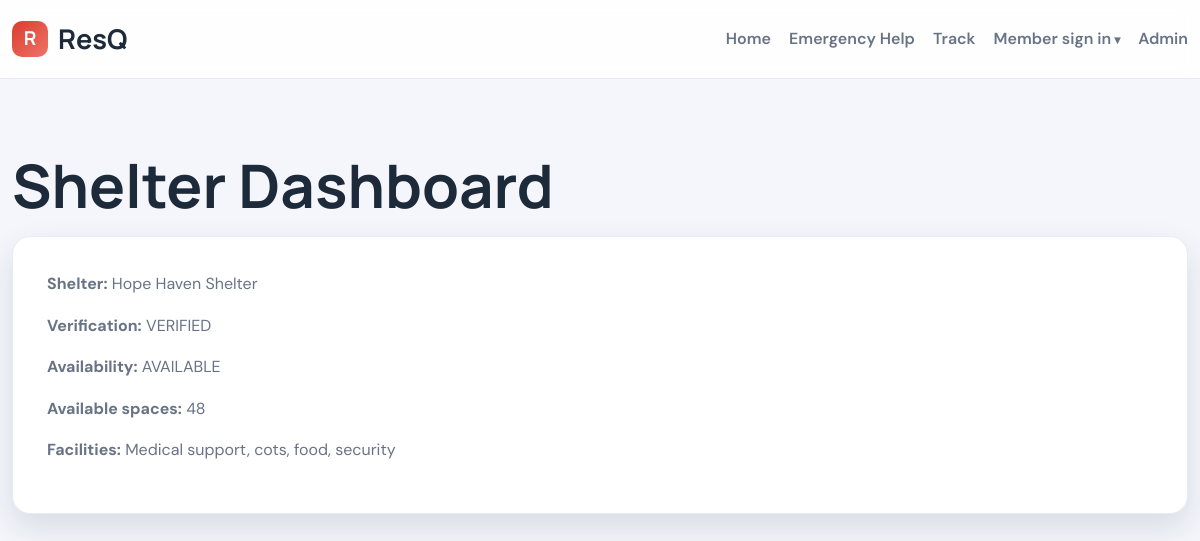
/shelter/dashboard (signed in), run on the app's committed database.
### app.py (models this page shows)
class ShelterProvider(db.Model):
    id = db.Column(db.Integer, primary_key=True)
    shelter_name = db.Column(db.String(160), nullable=False)
    contact_name = db.Column(db.String(120), nullable=False)
    email = db.Column(db.String(120), unique=True, nullable=False)
    password_hash = db.Column(db.String(255), nullable=False)
    phone = db.Column(db.String(20), nullable=False)
    address = db.Column(db.String(200), nullable=False)
    latitude = db.Column(db.Float, default=0.0)
    longitude = db.Column(db.Float, default=0.0)
    service_area = db.Column(db.String(160), default="")
    total_capacity = db.Column(db.Integer, default=0)
    occupied_spaces = db.Column(db.Integer, default=0)
    available_spaces = db.Column(db.Integer, default=0)
    facilities = db.Column(db.String(200), default="")
    verification_status = db.Column(db.String(30), default="PENDING")
    availability_status = db.Column(db.String(30), default="AVAILABLE")
    created_at = db.Column(db.DateTime, default=utcnow_naive)

### app.py (the view)
@app.route("/shelter/dashboard")
def shelter_dashboard():
    if not require_role("shelter"):
        return redirect(url_for("shelter_login"))
    shelter = ShelterProvider.query.get(session["user_id"])
    return render_template("shelter_dashboard.html", shelter=shelter)

### app.py (called while the page is built)
def require_role(role):
    if session.get("role") != role:
        flash("You do not have permission to access that page.", "error")
        return False
    return True

### templates/shelter_dashboard.html (shortened to what this page needs)
{% extends 'base.html' %}
{% block content %}
<section class="section">
  <div class="container">
    <h1>Shelter Dashboard</h1>
    <div class="panel">
      <p><strong>Shelter:</strong> {{ shelter.shelter_name }}</p>
      <p><strong>Verification:</strong> {{ shelter.verification_status }}</p>
      <p><strong>Availability:</strong> {{ shelter.availability_status }}</p>
      <p><strong>Available spaces:</strong> {{ shelter.available_spaces }}</p>
      <p><strong>Facilities:</strong> {{ shelter.facilities }}</p>
    </div>
  </div>
</section>
{% endblock %}

### static/css/style.css (style rules this page uses)
:root { --red: #d93d2f; --red-deep: #b52e23; --blue: #1d6ed8; --green: #1d9d65; --orange: #eb8b2d; --dark: #1d2a39; --bg: #f4f6fb; --card: #ffffff; --muted: #687385; --line: #e7ebf3; --shadow: 0 14px 32px rgba(18, 36, 61, 0.12); }
* { box-sizing: border-box; }
html { scroll-behavior: smooth; }
body { margin: 0; font-family: "DM Sans", "Segoe UI", sans-serif; background: var(--bg); color: var(--dark); line-height: 1.55; }
h1, h2, h3, h4, .brand { font-family: "Manrope", "DM Sans", "Segoe UI", sans-serif; }
.container { width: min(1180px, calc(100% - 24px)); margin: 0 auto; }
h1, h2, h3, h4, p { margin-top: 0; }
h1 { font-size: clamp(2.5rem, 5vw, 4.2rem); line-height: 1.08; margin-bottom: 18px; }
.section { padding: 74px 0; }
.muted, .panel p, .step-card p, .feature-card p { color: var(--muted); line-height: 1.6; }
.auth-card, .panel { background: var(--card); border: 1px solid var(--line); border-radius: 18px; box-shadow: var(--shadow); padding: clamp(20px, 4vw, 34px); margin-bottom: 22px; }

### data on the page
ShelterProvider: shelter_name "Hope Haven Shelter", verification_status "VERIFIED", availability_status "AVAILABLE", available_spaces "48", facilities "Medical support, cots, food, security"
